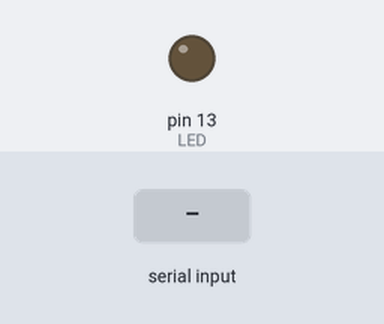
A sketch run on a simulated Arduino Uno, built with avr-gcc and run on an emulated ATmega328P. On the bench: output pins drawn as LEDs (lit = HIGH). The inputs (shaded band) are chosen by the test bench. What the sketch prints to the serial monitor is not drawn.

Above: at 1.2 s.
1.3 s: "k" received over Serial
At 1.41 s:
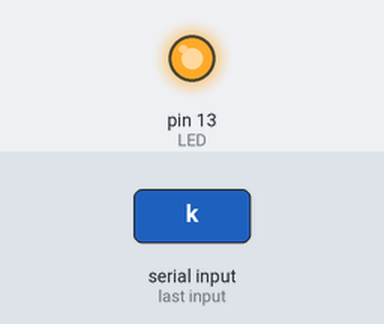
Timing chart, 0 to 4.3 s (numbered marks = the images above; inputs shaded):
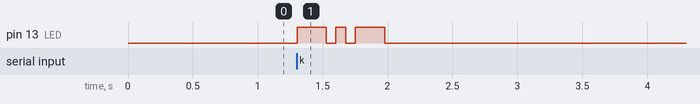

The sketch:

morse.ino
```cpp
#define LED 13

#include <stdbool.h>

volatile char serialInput;

const unsigned shortSignalTime = 75;
const unsigned longSignalTime = 3 * shortSignalTime;
const unsigned signalBreakTime = shortSignalTime;
const unsigned characterBreakTime = 3 * shortSignalTime;
const unsigned wordBreakTime = 7 * shortSignalTime;

void blink(const unsigned blinkTime = shortSignalTime, const unsigned breakTime = signalBreakTime) {
    digitalWrite(LED, HIGH);
    delay(blinkTime);
    digitalWrite(LED, LOW);
    delay(breakTime);
}

void noSignal(const unsigned breakTime) {
    delay(breakTime);
}

void setup() {
    pinMode(LED, OUTPUT);
    Serial.begin(9600);
}

void loop() {
    while(Serial.available()) {
        serialInput = Serial.read();
        switch(serialInput) {
        case 'k' : { // — • —
            blink(longSignalTime);
            blink();
            blink(longSignalTime, characterBreakTime);
            break;
        }
        case 'u' : { // • • —
            blink();
            blink();
            blink(longSignalTime, characterBreakTime);
            break;
        }
        case 'b': { // — • • •
            blink(longSignalTime);
            blink();
            blink();
            blink(shortSignalTime, characterBreakTime);
            break;
        }
        case 'a': { // • —
            blink();
            blink(longSignalTime, characterBreakTime);
            break;
        }
        case 's': { // • • •
            blink();
            blink();
            blink(shortSignalTime, characterBreakTime);
            break;
        }
        case 'o': { // — — —
            blink(longSignalTime);
            blink(longSignalTime);
            blink(longSignalTime, characterBreakTime);
            break;
        }
        case '2': { // • • — — —
            blink();
            blink();
            blink(longSignalTime);
            blink(longSignalTime);
            blink(longSignalTime, characterBreakTime);
            break;
        }
        case ' ': { // . x7
            noSignal(wordBreakTime);
            break;
        }
        default:
            Serial.println("?");
        }
    }
    Serial.println(".");
}
```

Measured:
- after the input at 1.3 s, pin 13 (LED): goes HIGH 0.23 s, LOW 0.08 s, HIGH 0.08 s, LOW 0.08 s, HIGH 0.23 s, then LOW, starting at once
